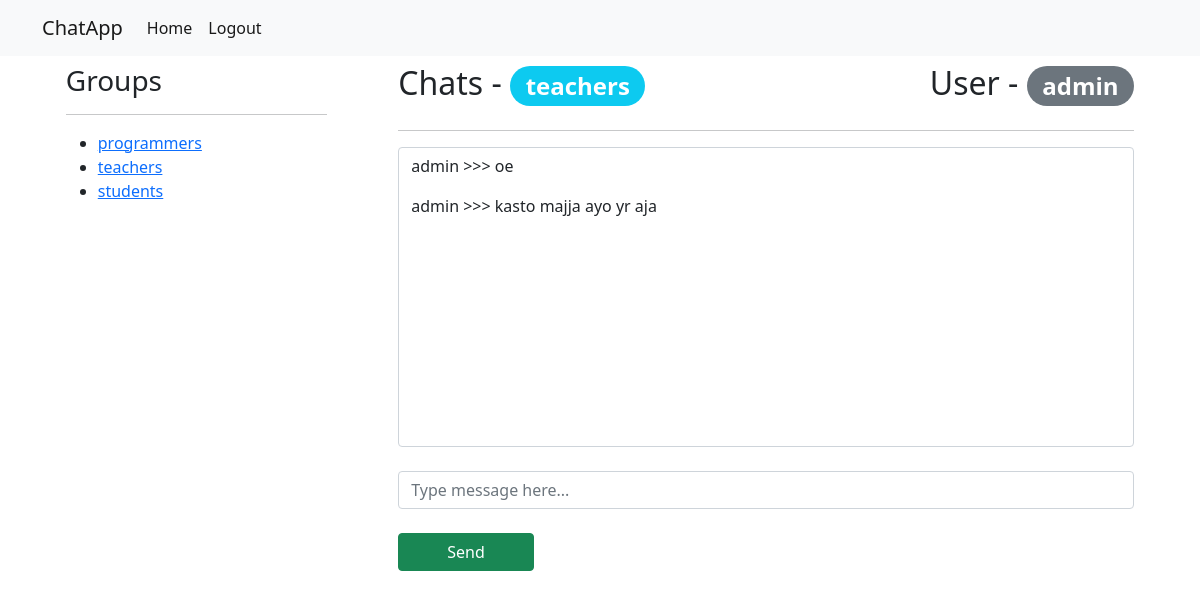
The page /group_chat/teachers/ (signed in) on the database its author committed.
### chats/models.py (models this page shows, shortened)
class Group(models.Model):
    name = models.CharField(max_length = 50, unique=True)
    def get_absolute_url(self):
        return reverse('group_chat', kwargs={'group_name': self.name})
    def __str__(self):
        return self.name

class Chat(models.Model):
    content = models.CharField(max_length = 100)
    user = models.ForeignKey(User, on_delete=models.CASCADE)
    group = models.ForeignKey(Group, on_delete=models.CASCADE )

### accounts/models.py (models this page shows)
class CustomUser(AbstractUser):
    activated = models.BooleanField(default=False)
    token = models.CharField(max_length=250, null=True, blank=True)

### chats/views.py (the view)
# urls.py: path('group_chat/<str:group_name>/', views.GroupChatView.as_view(), name='group_chat'),
class GroupChatView(DetailView):
    model = Group
    pk_url_kwarg = 'group_name'
    template_name = 'chats/group_chat.html'
    def get_object(self, queryset =None):
        group_name = self.kwargs.get('group_name').strip().lower()
        group_obj = get_object_or_404(Group, name=group_name)
        return group_obj
    def get_context_data(self, **kwargs):
        group_name = self.get_object()
        group = Group.objects.filter(name__iexact = group_name )
        chats = []
        if group.exists():
            context = super().get_context_data(**kwargs)
            chats = group.first().chat_set.all()
        context['chats'] = chats
        context['group_list'] = Group.objects.all()
        return context

### templates/chats/group_chat.html (shortened to what this page needs)
{% extends 'base.html' %}
{% block content %}
<div class="row">
        <div class="col-3 mx-auto">
            <h3>Groups</h3>
            <hr>
            <ul>
                {% for group in group_list %}
                    <li><a href="{{ group.get_absolute_url }}">{{ group.name }}</a> </li>
                {% endfor %}
            </ul>
        </div>
        <div class="col-8 mx-auto">
            <div style="display:flex; justify-content: space-between;">
                <h2>Chats - <span class="badge rounded-pill bg-info">{{ group.name }}</span> </h2>
                <h2>User - <span class="badge rounded-pill bg-secondary">{{request.user.username}}</span></h2>
            </div>
            <hr>
            <div class="form-control overflow-auto" id="chat-log" style="height: 300px;">
                {% for chat in chats %}
                    <p>{{ chat.user.username }} >>> {{ chat.content }} </p>
                {% endfor %}
            </div><br>
            <input type="text"t class="form-control" id="chat-message-input" placeholder="Type message here..."><br>
            <button id="message-button" class="btn btn-success px-5">Send</button>
        </div>
</div>
{% endblock %}

### rows shown on the page
Group: name "programmers"
Group: name "teachers"
Group: name "students"
CustomUser: user.username "admin"
Chat: user.username "admin", content "oe"
Chat: user.username "admin", content "kasto majja ayo yr aja"
